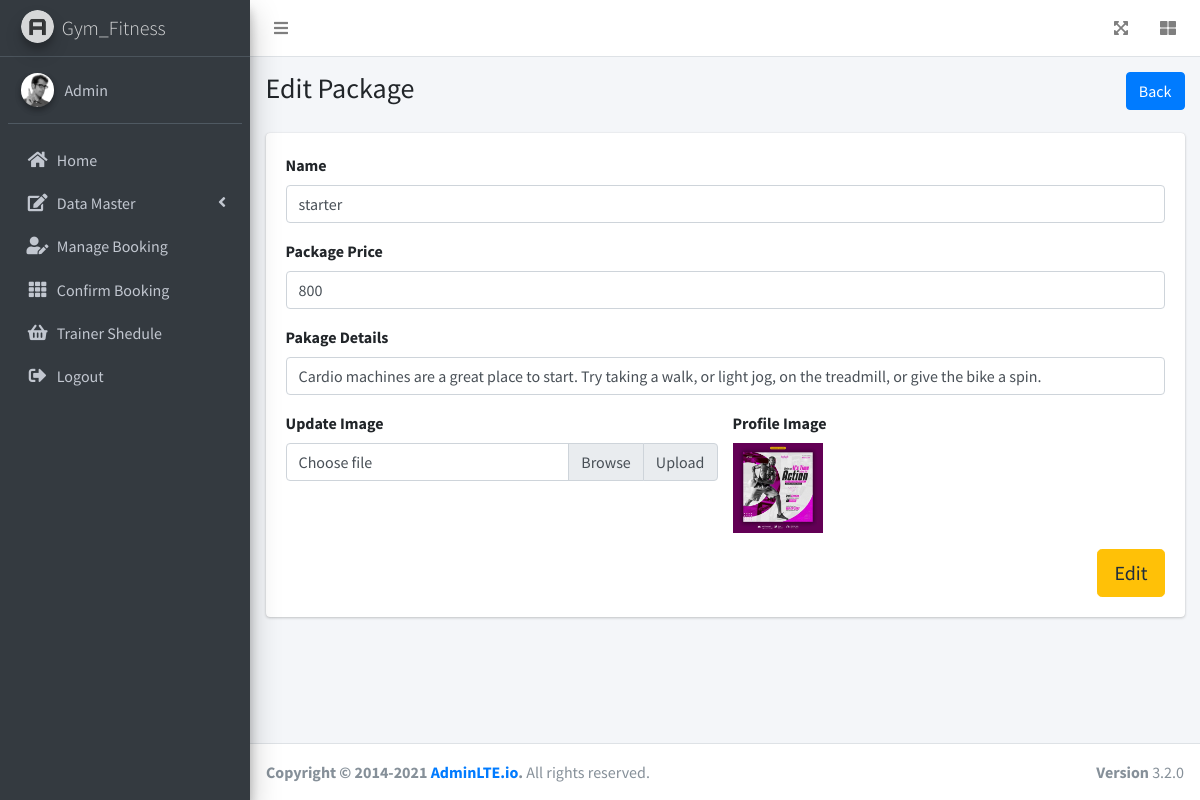
The page /admin/editPackage.php?id=1 on the database its author committed.
### tables this page shows
CREATE TABLE `package` (
  `package_id` int(11) NOT NULL,
  `package_name` varchar(255) NOT NULL,
  `price` float NOT NULL,
  `pacakge_details` varchar(255) NOT NULL,
  `p_image` varchar(255) NOT NULL,
  `status` int(1) NOT NULL DEFAULT 0,
  `created_at` timestamp NOT NULL DEFAULT current_timestamp(),
  `update_at` timestamp NOT NULL DEFAULT current_timestamp() ON UPDATE current_timestamp()
);

### admin/editPackage.php (the view, shortened to what this page needs)
<?php
require_once("../include/db.php");
$p_id = $_GET['id'];
$sql = "SELECT * FROM `package` WHERE `package_id`= $p_id";
$result= mysqli_query($conn, $sql);
while ($row = mysqli_fetch_assoc($result)) {
  $packagename = $row["package_name"];
  $price = $row["price"];
  $p_details = $row["pacakge_details"];
  $image = $row["p_image"];
}
?>
<!DOCTYPE html>
<html lang="en">
<?php require_once("./layout/haeder.php");?>
<body class="hold-transition sidebar-mini layout-fixed">
<div class="wrapper">
  <?php
  require_once("./layout/navbar.php") ?>
  <aside class="main-sidebar sidebar-dark-primary elevation-4">
    <a href="index3.html" class="brand-link">
      <img src="./dist/img/AdminLTELogo.png" alt="AdminLTE Logo" class="brand-image img-circle elevation-3" style="opacity: .8">
      <span class="brand-text font-weight-light">Gym_Fitness</span>
    </a>
    <?php require_once("./layout/sidebar.php");?>
  </aside>
  <div class="content-wrapper">
    <div class="content-header">
      <div class="container-fluid">
        <div class="row mb-2">
          <div class="col-sm-6">
            <h3 class="m-0">Edit Package</h3>
          </div>
          <div class="col-sm-6">
            <ol class="breadcrumb float-sm-right">
              <li class="breadcrumb-item active"><a href="./managePackage.php" id="back-firm" class="btn btn-primary">Back</a></li>
            </ol>
          </div>
        </div>
      </div>
    </div>
    <section class="content">
      <div class="container-fluid">
      <div class="card card-primary">
      <div class="card-body">
                <form id="add-customer-form" method="POST" action="./php/editpackge.php" enctype="multipart/form-data">
                <div class="row">
                  <div class="col-12 form-group">
                  <label>Name</label>
                    <input type="text" class="form-control" placeholder="Name" name="packageName" autocomplete="off" id="Cust-name" value="<?php echo $packagename; ?>" required>
                  </div>
                  <div class="col-12 form-group">
                  <label>Package Price</label>
                    <input type="text" class="form-control" placeholder="Price " name="price" autocomplete="off" id="Cust-name" value="<?php echo $price; ?>" required>
                  </div>
                  <div class="col-sm-12 ">
                      <div class="form-group">
                        <label>Pakage Details</label>
                        <input type="text" class="form-control" rows="5" placeholder="Enter ..." name="packagedetails" value="<?php echo $p_details; ?>">
                      </div>
                    </div>
                    <div class="col-6 form-group">
                    <label for="exampleInputFile">Update Image</label>
                    <div class="input-group">
                      <div class="custom-file">
                        <label class="custom-file-label" for="exampleInputFile">Choose file</label>
                      </div>
                      <div class="input-group-append">
                        <span class="input-group-text">Upload</span>
                      </div>
                    </div>
                  </div>
                  <div class="col-6 form-group">
                  <label>Profile Image</label><br>
                    <img src="imges/<?php echo $image ;?>" style="width: auto; height:90px" />
                  </div>
                </div>
                <input type="submit" name="editpackage" class="btn btn-warning btn-lg float-right" id="add-customer" value="Edit">
              </form>
              </div>
              </div>
      </div>
      </section>
      </div>
  </div>
 <?php require_once("./layout/footer.php"); ?>
</body>
</html>

### rows shown on the page
package: packageName "starter", price "800", packagedetails "Cardio machines are a great place to start. Try taking a walk, or light jog, on the treadmill, or give the bike a spin.", p_image (picture)
